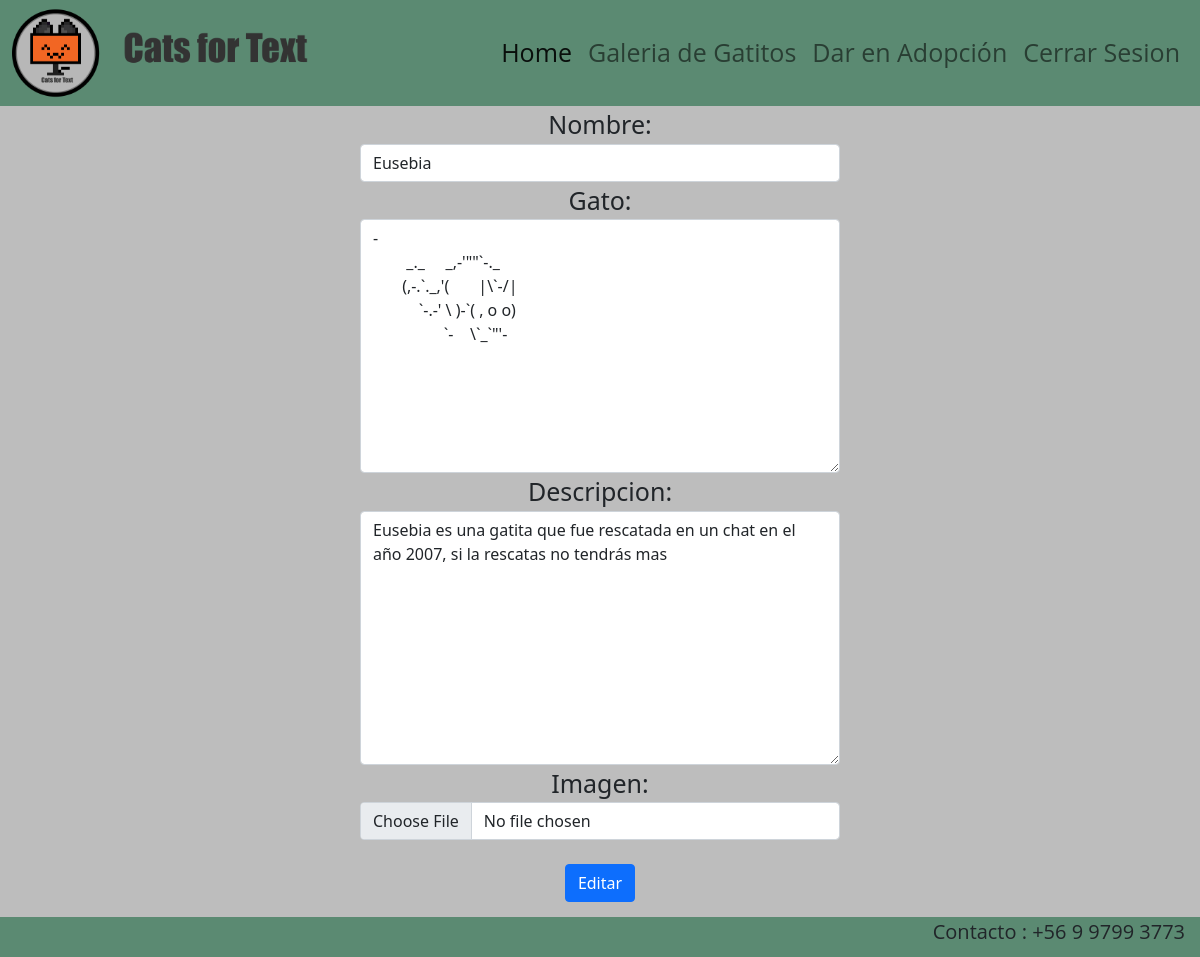
Page /editar_cat/1 (signed in) on the committed database.
### Registro/models.py (models this page shows, shortened)
class Cats(models.Model):
        name_cat = models.CharField(max_length=30)
        ascii_cat = models.TextField()
        desc_cat = models.CharField(max_length=200)
        imagen_cat = models.ImageField(upload_to="cats", null=True)

### Registro/views.py (the view)
# urls.py: path('editar_cat/<int:id_cat>', views.editar_cat ,name="editar_cat"),
@login_required(login_url='/admin/')
def editar_cat(request, id_cat):
    cat = get_object_or_404(Cats, id=id_cat)
    data = {
        'form' : CatsForm(instance=cat)
    }
    if request.method == 'POST':
        formulario = CatsForm(data=request.POST, instance=cat, files=request.FILES)
        if formulario.is_valid():
            formulario.save()
            return redirect (to="listar_cats")
        data["form"] = formulario
    return render(request, "cats/editar_cat.html", data)

### Registro/forms.py
class CatsForm(forms.ModelForm):
    class Meta:
        model = Cats
        fields = ['name_cat', 'ascii_cat', 'desc_cat', 'imagen_cat']
        labels = {
            'name_cat': 'Nombre',
            'ascii_cat': 'Gato',
            'desc_cat': 'Descripcion',
            'imagen_cat': 'Imagen',
        }
        widgets = {
            'name_cat': forms.TextInput(attrs={'class': 'form-control'}),
            'ascii_cat': forms.Textarea(attrs={'class': 'form-control'}),
            'desc_cat': forms.Textarea(attrs={'class': 'form-control'}),
            'imagen_cat': forms.FileInput(attrs={'class': 'form-control'}),
        }

### Registro/templates/cats/editar_cat.html (shortened to what this page needs)
{% extends 'cats/base.html' %}
{% load static %}
{% block css %}
<link rel="stylesheet" href="{% static 'cats/css/editar_cat.css' %}">
{% endblock %}
{% block contenido %}
    <form method="POST" id="add" enctype="multipart/form-data">
        {{ form }}
        <br>
        <button type="submit" class="btn btn-primary">Editar</button>
    </form>
{% endblock %}

### Registro/static/cats/css/editar_cat.css (style rules this page uses)
#add { text-align: center; margin-left: 30%; margin-right: 30%; }
label { text-align: center; font-size: 25px; }

### Registro/static/cats/css/base.css (style rules this page uses)
* { margin: 0; padding: 0; max-width: 100%; max-height: 100%; }

### rows in the picture
Cats: name_cat "Eusebia", ascii_cat "- _._ _,-'\"\"`-._ (,-.`._,'( |\\`-/| `-.-' \\ )-`( , o o) `- \\`_`\"'-", desc_cat "Eusebia es una gatita que fue rescatada en un chat en el año 2007, si la rescatas no tendrás mas"
